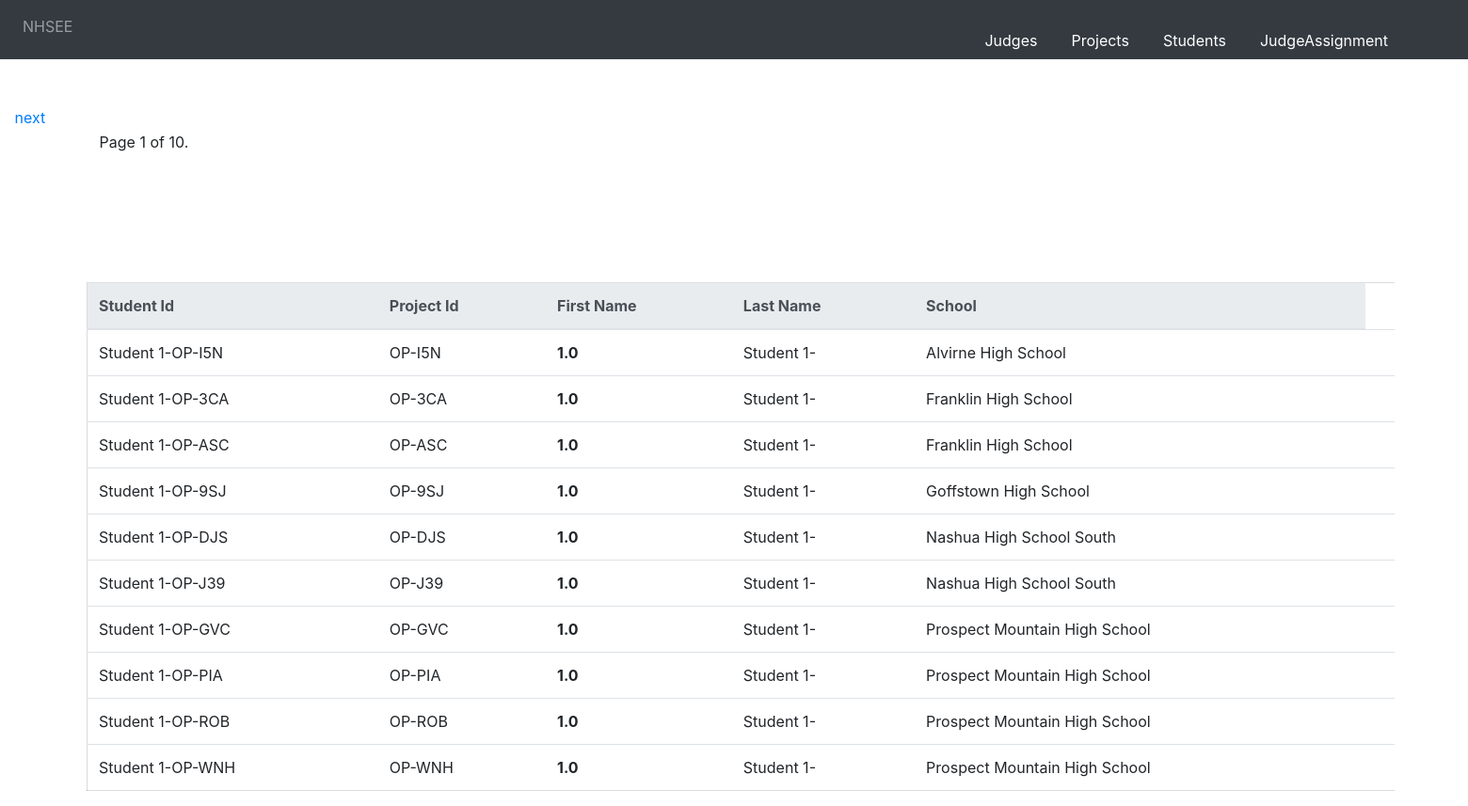
/students/, run on an earlier commit of the app's database.
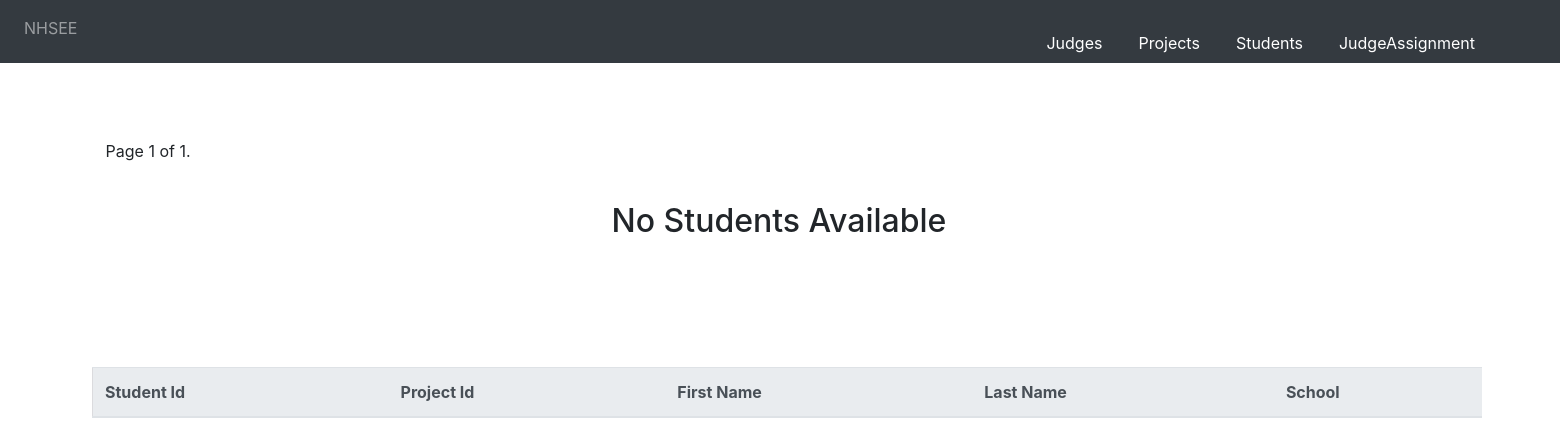
And on a later commit of the database.
### nhsee/models/student_model.py (models this page shows, shortened)
class student(Model):
        id=models.CharField(max_length=100 , primary_key=True,blank=False, unique=True)
        firstname=models.CharField(max_length=100)
        lastname=models.CharField(max_length=100)
        school=models.CharField(max_length=100)
        project_id=models.ForeignKey(project, on_delete=models.CASCADE)
        class Meta:
            db_table = "nhsee_student"

### nhsee/views/student_views.py (the view, shortened to what this page needs)
# urls.py: path(r'students/',student_views.studentlisting),
def studentlisting(request):
    if 'deletestudents' in request.POST:
        deleterequest=request.GET.get('delete')
        student.objects.all().delete()
    count = 0
    studentl = student.objects.all()
    studentslist=[]
    for students in studentl:
        studentslist.append({"first_name":students.firstname,"last_name":students.lastname,"project_id":students.project_id_id,"school":students.school,"student_id":students.id})
        count = count + 1
    paginator_projects = Paginator(studentslist, 10)
    page = request.GET.get('page')
    contacts = paginator_projects.get_page(page)
    return render(request,'students_template/liststudents.html',{"studentjson":contacts})

### templates/students_template/liststudents.html (shortened to what this page needs)
{% extends 'base.html' %}
{% block content %}
 <!DOCTYPE html>
<html lang="en">
<head>
  {% load staticfiles %}
  <link  rel="stylesheet" href="{% static "css/bootstrap.min.css" %}" />
</head>
{% include 'students_template/studentsform.html' %}
 <div class="pagination">
    <span class="step-links">
        <div class="currentd">
        <span class="current">
            Page {{ studentjson.number }} of {{ studentjson.paginator.num_pages }}.
        </span></div>
        {% if studentjson.has_next %}
        <div class="first">
            <a href="?page={{ studentjson.next_page_number }}">next</a></div>
        {% endif %}
    </span>
</div>
<div class="table-class">
<table class="table">
  <thead class="thead-light">
    <tr>
      <th scope="col">Student Id</th>
      <th scope="col">Project Id</th>
      <th scope="col">First Name</th>
      <th scope="col">Last Name</th>
      <th scope="col">School</th>
    </tr>
  </thead>
    <tbody>
    {% if studentjson %}
        {% for students in studentjson %}
        <tr>
            <td>{{ students.student_id }}</td>
            <td>{{ students.project_id }}</td>
            <td><strong>{{ students.first_name }}</strong></td>
            <td>{{ students.last_name }}</td>
            <td>{{ students.school }}</td>
            <td>
            </td>
        </tr>
        {% endfor %}
    {% else %}
      <div class="heading"><h2>No Students Available<h2></div>
    {% endif %}
    </tbody>
    </table>
    </div>
</html>
{% endblock %}

What changed in the data, as far as the page shows it:
removed student: student_id "Student 1-OP-I5N", project_id "OP-I5N", first_name "1.0", last_name "Student 1-", school "Alvirne High School"
removed student: student_id "Student 1-OP-3CA", project_id "OP-3CA", first_name "1.0", last_name "Student 1-", school "Franklin High School"
removed student: student_id "Student 1-OP-ASC", project_id "OP-ASC", first_name "1.0", last_name "Student 1-", school "Franklin High School"
removed student: student_id "Student 1-OP-9SJ", project_id "OP-9SJ", first_name "1.0", last_name "Student 1-", school "Goffstown High School"
removed student: student_id "Student 1-OP-DJS", project_id "OP-DJS", first_name "1.0", last_name "Student 1-", school "Nashua High School South"
removed student: student_id "Student 1-OP-J39", project_id "OP-J39", first_name "1.0", last_name "Student 1-", school "Nashua High School South"
removed student: student_id "Student 1-OP-GVC", project_id "OP-GVC", first_name "1.0", last_name "Student 1-", school "Prospect Mountain High School"
removed student: student_id "Student 1-OP-PIA", project_id "OP-PIA", first_name "1.0", last_name "Student 1-", school "Prospect Mountain High School"
removed student: student_id "Student 1-OP-ROB", project_id "OP-ROB", first_name "1.0", last_name "Student 1-", school "Prospect Mountain High School"
removed student: student_id "Student 1-OP-WNH", project_id "OP-WNH", first_name "1.0", last_name "Student 1-", school "Prospect Mountain High School"
Also different on the page:
{{ studentjson.paginator.num_pages }}: "10" → "1"
text no longer shown: "next"
text now shown: "No Students Available"
